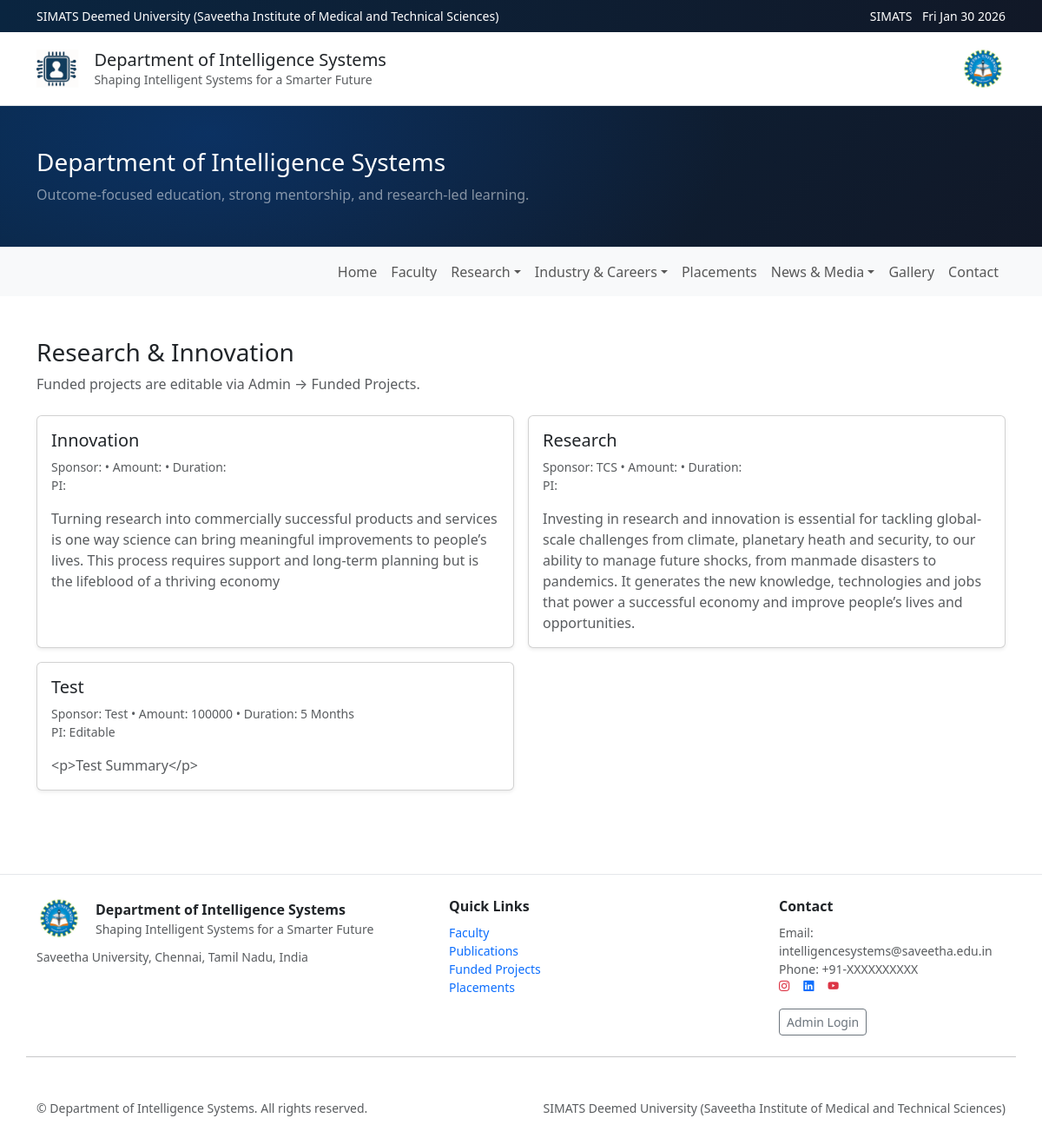
Screenshot of /research with the database file from the repository.
### app/models.py (models this page shows)
class TimestampMixin:
    created_at = db.Column(db.DateTime, default=datetime.utcnow, nullable=False)
    updated_at = db.Column(db.DateTime, default=datetime.utcnow, onupdate=datetime.utcnow, nullable=False)

class SiteSettings(db.Model, TimestampMixin):
    id = db.Column(db.Integer, primary_key=True)
    dept_name = db.Column(db.String(255), default="Department of Intelligence Systems", nullable=False)
    university_name = db.Column(db.String(255), default="SIMATS Deemed University (Saveetha Institute of Medical and Technical Sciences)", nullable=False)
    tagline = db.Column(db.String(255), default="Shaping Intelligent Systems for a Smarter Future", nullable=False)
    hero_title = db.Column(db.String(255), default="Department of Intelligence Systems", nullable=False)
    hero_subtitle = db.Column(db.String(500), default="Outcome-focused education, strong mentorship, and research-led learning.", nullable=False)
    enquiry_email = db.Column(db.String(255), default="intelligencesystems@saveetha.edu.in", nullable=False)
    phone = db.Column(db.String(50), default="+91-XXXXXXXXXX", nullable=False)
    address = db.Column(db.Text, default="Saveetha University, Chennai, Tamil Nadu, India", nullable=False)
    google_map_embed = db.Column(db.Text, default="", nullable=True)
    banner_faculty = db.Column(db.String(500), nullable=True)
    banner_news = db.Column(db.String(500), nullable=True)
    banner_events = db.Column(db.String(500), nullable=True)

class FundedProject(db.Model, TimestampMixin):
    id = db.Column(db.Integer, primary_key=True)
    title = db.Column(db.String(255), nullable=False)
    sponsor = db.Column(db.String(255), default="Editable", nullable=False)
    amount = db.Column(db.String(120), default="Editable", nullable=False)
    duration = db.Column(db.String(120), default="Editable", nullable=False)
    pi = db.Column(db.String(255), default="Editable", nullable=False)
    summary = db.Column(db.String(800), default="", nullable=False)
    is_published = db.Column(db.Boolean, default=True, nullable=False)

### app/blueprints/public/routes.py (the view)
@public_bp.get("/research")
def research():
    settings = get_settings()
    projects = FundedProject.query.filter_by(is_published=True).order_by(FundedProject.created_at.desc()).all()
    return render_template("public/research.html", settings=settings, projects=projects)

### app/blueprints/public/routes.py (called while the page is built)
def get_settings():
    s = SiteSettings.query.first()
    if not s:
        s = SiteSettings()
        db.session.add(s)
        db.session.commit()
    return s

### app/templates/public/research.html
{% extends "public/base.html" %}
{% block content %}
<section class="py-5">
  <div class="container">
    <h1 class="h3 mb-2">Research & Innovation</h1>
    <p class="text-muted mb-4">Funded projects are editable via Admin → Funded Projects.</p>
    <div class="row g-3">
      {% for p in projects %}
        <div class="col-lg-6">
          <div class="card h-100 shadow-sm">
            <div class="card-body">
              <h2 class="h5">{{ p.title }}</h2>
              <div class="small text-muted">Sponsor: {{ p.sponsor }} • Amount: {{ p.amount }} • Duration: {{ p.duration }}</div>
              <div class="small text-muted">PI: {{ p.pi }}</div>
              <p class="text-muted mt-3 mb-0">{{ p.summary }}</p>
            </div>
          </div>
        </div>
      {% else %}
        <div class="col-12 text-muted">No funded projects yet. Add in Admin → Funded Projects.</div>
      {% endfor %}
    </div>
  </div>
</section>
{% endblock %}

### app/templates/public/base.html (shortened to what this page needs)
<!doctype html>
<html lang="en">
<head>
  <link href="https://cdn.jsdelivr.net/npm/bootstrap@5.3.3/dist/css/bootstrap.min.css" rel="stylesheet">
  <link rel="stylesheet" href="https://cdn.jsdelivr.net/npm/bootstrap-icons@1.11.3/font/bootstrap-icons.css">
  <link rel="stylesheet" href="{{ url_for('static', filename='css/site.css') }}">
</head>
<body>
  <div class="topbar py-2">
    <div class="container d-flex align-items-center justify-content-between small">
      <div class="text-white">
        {{ settings.university_name }}
      </div>
      <div class="text-white">
        <span class="me-2">SIMATS</span>
        <span id="date"></span>
      </div>
    </div>
  </div>
<header class="site-header border-bottom bg-white">
  <div class="container py-3 d-flex align-items-center justify-content-between gap-3 flex-wrap">
    <div class="d-flex align-items-center gap-3">
      <img src="{{ url_for('static', filename='images/dept_logo.png') }}" class="logo dept-logo" alt="Department logo" />
      <div>
        <div class="h5 mb-0">{{ settings.dept_name }}</div>
        <div class="text-muted small">{{ settings.tagline }}</div>
      </div>
    </div>
    <img src="{{ url_for('static', filename='images/simats_logo.png') }}" class="logo simats-logo" alt="SIMATS logo" />
  </div>
</header>
{% block hero %}
  {% if header_image %}
    <section class="page-hero" style="--hero-bg: url('{{ header_image }}');">
      <div class="page-hero-overlay">
        <div class="container py-5">
          <h1 class="h3 text-white mb-0">
            {{ header_title or (page.title if page else settings.hero_title) }}
          </h1>
          {% if header_subtitle %}
            <div class="text-white-50 mt-2">{{ header_subtitle }}</div>
          {% else %}
            <div class="text-white-50 mt-2">{{ settings.hero_subtitle }}</div>
          {% endif %}
        </div>
      </div>
    </section>
  {% else %}
    <section class="hero">
      <div class="container py-5">
        <h1 class="h3 mb-2">
          {{ header_title or (page.title if page else settings.hero_title) }}
        </h1>
        <div class="text-white-50">
          {{ header_subtitle or settings.hero_subtitle }}
        </div>
      </div>
    </section>
  {% endif %}
{% endblock %}
<nav class="navbar navbar-expand-lg navbar-light bg-light border-top">
  <div class="container">
    <div class="collapse navbar-collapse" id="mainNav">
      <ul class="navbar-nav ms-auto mb-2 mb-lg-0">
        <li class="nav-item">
          <a class="nav-link" href="{{ url_for('public.home') }}">Home</a>
        </li>
        <li class="nav-item">
          <a class="nav-link" href="{{ url_for('public.faculty') }}">Faculty</a>
        </li>
        <li class="nav-item dropdown">
          <a class="nav-link dropdown-toggle" href="#" role="button" data-bs-toggle="dropdown">Research</a>
        </li>
        <li class="nav-item dropdown">
          <a class="nav-link dropdown-toggle" href="#" role="button" data-bs-toggle="dropdown">Industry &amp; Careers</a>
        </li>
        <li class="nav-item">
          <a class="nav-link" href="/p/student-placements">Placements</a>
        </li>
        <li class="nav-item dropdown">
          <a class="nav-link dropdown-toggle" href="#" role="button" data-bs-toggle="dropdown">News &amp; Media</a>
        </li>
        <li class="nav-item">
          <a class="nav-link" href="{{ url_for('public.gallery') }}">Gallery</a>
        </li>
        <li class="nav-item">
          <a class="nav-link" href="{{ url_for('public.contact') }}">Contact</a>
        </li>
      </ul>
    </div>
  </div>
</nav>
  <main>
    {% block content %}{% endblock %}
  </main>
  <footer class="footer mt-5">
    <div class="container py-4">
      <div class="row g-4 align-items-start">
        <div class="col-md-5">
          <div class="d-flex align-items-center gap-3 mb-2">
            <img src="{{ url_for('static', filename='images/simats_logo.png') }}" class="logo simats-logo" alt="SIMATS logo" />
            <div>
              <div class="fw-semibold">{{ settings.dept_name }}</div>
              <div class="text-muted small">{{ settings.tagline }}</div>
            </div>
          </div>
          <div class="text-muted small">
            {{ settings.address }}
          </div>
        </div>
        <div class="col-md-4">
          <div class="fw-semibold mb-2">Quick Links</div>
          <ul class="list-unstyled small">
            <li><a href="{{ url_for('public.faculty') }}">Faculty</a></li>
            <li><a href="/p/publications">Publications</a></li>
            <li><a href="/p/funded-projects">Funded Projects</a></li>
            <li><a href="/p/student-placements">Placements</a></li>
          </ul>
        </div>
        <div class="col-md-3">
          <div class="fw-semibold mb-2">Contact</div>
            <div class="small text-muted">
              Email: {{ settings.enquiry_email }}<br>
              Phone: {{ settings.phone }}
			  <div class="d-flex flex-wrap gap-3 small">
				  <a href="https://www.instagram.com/p/DTxC6XtiFy9/?igsh=eHV4bzBmcDVkOGho"
					target="_blank" class="text-danger" aria-label="Instagram">
					<i class="bi bi-instagram"></i>
				  </a>
				  <a href="https://www.linkedin.com/in/intelligence-systems-932a313a7/"
					target="_blank" class="text-primary" aria-label="LinkedIn">
					<i class="bi bi-linkedin"></i>
				  </a>
				  <a href="https://youtube.com/shorts/TXzXZDf28fo?si=qoRxmRSOcET-C2k5"
					target="_blank" class="text-danger" aria-label="YouTube">
					<i class="bi bi-youtube"></i>
				  </a>
             </div>
				<div class="mt-3">
				  <a class="btn btn-outline-secondary btn-sm" href="/admin">Admin Login</a>
				</div>
        </div>
      </div>
    <hr class="my-4">
    <div class="d-flex flex-column flex-md-row justify-content-between small text-muted">
      <div>© {{ current_year }} {{ settings.dept_name }}. All rights reserved.</div>
      <div>{{ settings.university_name }}</div>
    </div>
  </div>
</footer>
</body>
</html>

### app/static/css/site.css (style rules this page uses)
:root { --navy:#0A2540; --blue:#0B5ED7; --gold:#F5C542; --bg:#F3F4F6; }
.topbar { background: linear-gradient(90deg, var(--navy), #111827); }
.logo { height: 48px; width: auto; }
.dept-logo { height: 44px; }
.simats-logo { height: 52px; }
.hero { position: relative; z-index: 1; background: radial-gradient(1200px 600px at 20% 20%, rgba(11,94,215,.25), transparent 50%), linear-gradient(135deg, var(--navy), #111827); color: white; }
.footer { background: white; border-top: 1px solid #e5e7eb; }
.footer a { text-decoration: none; }
.bi-instagram, .bi-linkedin, .bi-youtube { transition: transform 0.2s ease, opacity 0.2s ease; }

### rows the page displays
SiteSettings: university_name "SIMATS Deemed University (Saveetha Institute of Medical and Technical Sciences)", dept_name "Department of Intelligence Systems", tagline "Shaping Intelligent Systems for a Smarter Future", hero_title "Department of Intelligence Systems", hero_subtitle "Outcome-focused education, strong mentorship, and research-led learning.", address "Saveetha University, Chennai, Tamil Nadu, India", enquiry_email "intelligencesystems@saveetha.edu.in", phone "+91-XXXXXXXXXX"
FundedProject: title "Innovation", summary "Turning research into commercially successful products and services is one way science can bring meaningful improvements to people’s lives. This process requires support and long-term planning but is the lifeblood of a thriving economy"
FundedProject: title "Research", sponsor "TCS", summary "Investing in research and innovation is essential for tackling global-scale challenges from climate, planetary heath and security, to our ability to manage future shocks, from manmade disasters to pandemics. It generates the new knowledge, technologies and jobs that power a successful economy and improve people’s lives and opportunities."
FundedProject: title "Test", sponsor "Test", amount "100000", duration "5 Months", pi "Editable", summary "<p>Test Summary</p>"
